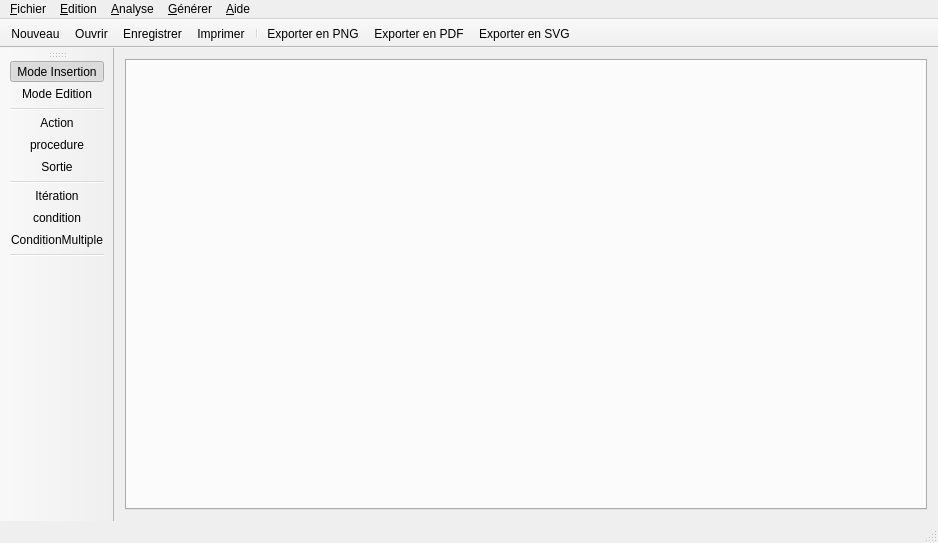
<?xml version="1.0" encoding="UTF-8"?>
<ui version="4.0">
 <class>MainWindow</class>
 <widget class="QMainWindow" name="MainWindow">
  <property name="geometry">
   <rect>
    <x>0</x>
    <y>0</y>
    <width>938</width>
    <height>543</height>
   </rect>
  </property>
  <property name="sizePolicy">
   <sizepolicy hsizetype="Maximum" vsizetype="Maximum">
    <horstretch>0</horstretch>
    <verstretch>0</verstretch>
   </sizepolicy>
  </property>
  <property name="windowTitle">
   <string notr="true">Tabula Rasa</string>
  </property>
  <property name="windowIcon">
   <iconset resource="../Ressources/ressources.qrc">
    <normaloff>:/Icones/icone_Application.png</normaloff>:/Icones/icone_Application.png</iconset>
  </property>
  <widget class="QWidget" name="centralWidget">
   <property name="sizePolicy">
    <sizepolicy hsizetype="Expanding" vsizetype="Expanding">
     <horstretch>0</horstretch>
     <verstretch>0</verstretch>
    </sizepolicy>
   </property>
   <layout class="QHBoxLayout" name="horizontalLayout">
    <item>
     <widget class="QTabWidget" name="tabWidget">
      <property name="currentIndex">
       <number>-1</number>
      </property>
      <property name="tabsClosable">
       <bool>true</bool>
      </property>
      <property name="movable">
       <bool>true</bool>
      </property>
     </widget>
    </item>
   </layout>
  </widget>
  <widget class="QMenuBar" name="menuBar">
   <property name="geometry">
    <rect>
     <x>0</x>
     <y>0</y>
     <width>938</width>
     <height>26</height>
    </rect>
   </property>
   <widget class="QMenu" name="menu_Fichier">
    <property name="title">
     <string>&amp;Fichier</string>
    </property>
    <addaction name="actionNouveau"/>
    <addaction name="actionOuvrir"/>
    <addaction name="actionEnregistrer"/>
    <addaction name="actionSauvegarder_sous"/>
    <addaction name="actionImprimer"/>
    <addaction name="separator"/>
    <addaction name="actionExporter_vers_une_image"/>
    <addaction name="actionExporter_en_PDF"/>
    <addaction name="actionExporter_SVG"/>
    <addaction name="separator"/>
    <addaction name="actionFermer_l_onglet"/>
    <addaction name="actionQuitter"/>
   </widget>
   <widget class="QMenu" name="menuEdition">
    <property name="title">
     <string>&amp;Edition</string>
    </property>
    <addaction name="actionTout_s_lectionner"/>
    <addaction name="separator"/>
    <addaction name="actionRenommer_l_algorithme"/>
    <addaction name="actionRedimensionner_l_Algorithme"/>
   </widget>
   <widget class="QMenu" name="menuG_n_rer">
    <property name="title">
     <string>&amp;Générer</string>
    </property>
    <addaction name="actionVers_Ada"/>
    <addaction name="actionVers_Java"/>
    <addaction name="actionVers_C_C"/>
   </widget>
   <widget class="QMenu" name="menuA_propos">
    <property name="title">
     <string>&amp;Aide</string>
    </property>
    <addaction name="actionManuel"/>
    <addaction name="separator"/>
    <addaction name="actionA_propos_de_Tabula_Rasa"/>
    <addaction name="actionA_propos_de_Qt"/>
   </widget>
   <widget class="QMenu" name="menuAnalyse">
    <property name="title">
     <string>&amp;Analyse</string>
    </property>
    <addaction name="actionV_rifier_les_cycles"/>
   </widget>
   <addaction name="menu_Fichier"/>
   <addaction name="menuEdition"/>
   <addaction name="menuAnalyse"/>
   <addaction name="menuG_n_rer"/>
   <addaction name="menuA_propos"/>
  </widget>
  <widget class="QStatusBar" name="statusBar"/>
  <widget class="QToolBar" name="toolBar">
   <property name="windowTitle">
    <string>toolBar</string>
   </property>
   <attribute name="toolBarArea">
    <enum>LeftToolBarArea</enum>
   </attribute>
   <attribute name="toolBarBreak">
    <bool>false</bool>
   </attribute>
   <addaction name="actionMode_Insertion"/>
   <addaction name="actionMode_Edition"/>
   <addaction name="separator"/>
   <addaction name="actionAction"/>
   <addaction name="actionProcedure"/>
   <addaction name="actionSortie"/>
   <addaction name="separator"/>
   <addaction name="actionIteration"/>
   <addaction name="actionCondition"/>
   <addaction name="actionConditionMultiple"/>
   <addaction name="separator"/>
  </widget>
  <widget class="QToolBar" name="toolBar_2">
   <property name="windowTitle">
    <string>toolBar_2</string>
   </property>
   <property name="movable">
    <bool>false</bool>
   </property>
   <attribute name="toolBarArea">
    <enum>TopToolBarArea</enum>
   </attribute>
   <attribute name="toolBarBreak">
    <bool>false</bool>
   </attribute>
   <addaction name="actionNouveau"/>
   <addaction name="actionOuvrir"/>
   <addaction name="actionEnregistrer"/>
   <addaction name="actionImprimer"/>
   <addaction name="separator"/>
   <addaction name="actionExporter_vers_une_image"/>
   <addaction name="actionExporter_en_PDF"/>
   <addaction name="actionExporter_SVG"/>
  </widget>
  <action name="actionMode_Insertion">
   <property name="checkable">
    <bool>true</bool>
   </property>
   <property name="checked">
    <bool>true</bool>
   </property>
   <property name="icon">
    <iconset resource="../Ressources/ressources.qrc">
     <normaloff>:/Icones/pointer.png</normaloff>:/Icones/pointer.png</iconset>
   </property>
   <property name="text">
    <string>Mode &amp;Insertion</string>
   </property>
   <property name="toolTip">
    <string>Permet de déplacer les éléments</string>
   </property>
  </action>
  <action name="actionMode_Edition">
   <property name="checkable">
    <bool>true</bool>
   </property>
   <property name="icon">
    <iconset resource="../Ressources/ressources.qrc">
     <normaloff>:/Icones/liaison.png</normaloff>:/Icones/liaison.png</iconset>
   </property>
   <property name="text">
    <string>Mode &amp;Edition</string>
   </property>
   <property name="toolTip">
    <string>Permet de créer une hiérarchie entre les éléments</string>
   </property>
  </action>
  <action name="actionIteration">
   <property name="checkable">
    <bool>true</bool>
   </property>
   <property name="icon">
    <iconset resource="../Ressources/ressources.qrc">
     <normaloff>:/Icones/vignette_boucle.png</normaloff>:/Icones/vignette_boucle.png</iconset>
   </property>
   <property name="text">
    <string>Itération</string>
   </property>
   <property name="toolTip">
    <string>Permet d'insérer une itération</string>
   </property>
  </action>
  <action name="actionCondition">
   <property name="checkable">
    <bool>true</bool>
   </property>
   <property name="icon">
    <iconset resource="../Ressources/ressources.qrc">
     <normaloff>:/Icones/vignette_condition.png</normaloff>:/Icones/vignette_condition.png</iconset>
   </property>
   <property name="text">
    <string>condition</string>
   </property>
   <property name="toolTip">
    <string>Permet d'insérer une condition</string>
   </property>
  </action>
  <action name="actionAction">
   <property name="checkable">
    <bool>true</bool>
   </property>
   <property name="icon">
    <iconset resource="../Ressources/ressources.qrc">
     <normaloff>:/Icones/vignette_action.png</normaloff>:/Icones/vignette_action.png</iconset>
   </property>
   <property name="text">
    <string>Action</string>
   </property>
   <property name="toolTip">
    <string>Permet d'insérer une action</string>
   </property>
  </action>
  <action name="actionProcedure">
   <property name="checkable">
    <bool>true</bool>
   </property>
   <property name="icon">
    <iconset resource="../Ressources/ressources.qrc">
     <normaloff>:/Icones/vignette_procedure.png</normaloff>:/Icones/vignette_procedure.png</iconset>
   </property>
   <property name="text">
    <string>procedure</string>
   </property>
   <property name="toolTip">
    <string>Permet d'insérer un appel de procedure</string>
   </property>
  </action>
  <action name="actionConditionMultiple">
   <property name="checkable">
    <bool>true</bool>
   </property>
   <property name="icon">
    <iconset resource="../Ressources/ressources.qrc">
     <normaloff>:/Icones/vignette_conditionMultiple.png</normaloff>:/Icones/vignette_conditionMultiple.png</iconset>
   </property>
   <property name="text">
    <string>ConditionMultiple</string>
   </property>
   <property name="toolTip">
    <string>Permet d'insérer une condition multiple</string>
   </property>
  </action>
  <action name="actionSortie">
   <property name="checkable">
    <bool>true</bool>
   </property>
   <property name="icon">
    <iconset resource="../Ressources/ressources.qrc">
     <normaloff>:/Icones/vignette_sortie.png</normaloff>:/Icones/vignette_sortie.png</iconset>
   </property>
   <property name="text">
    <string>Sortie</string>
   </property>
   <property name="toolTip">
    <string>Permet d'insérer une action de sortie</string>
   </property>
  </action>
  <action name="actionNouveau">
   <property name="icon">
    <iconset resource="../Ressources/ressources.qrc">
     <normaloff>:/Icones/newFile.png</normaloff>:/Icones/newFile.png</iconset>
   </property>
   <property name="text">
    <string>Nouveau</string>
   </property>
   <property name="shortcut">
    <string>Ctrl+N</string>
   </property>
  </action>
  <action name="actionOuvrir">
   <property name="enabled">
    <bool>true</bool>
   </property>
   <property name="icon">
    <iconset resource="../Ressources/ressources.qrc">
     <normaloff>:/Icones/ouvrir.png</normaloff>:/Icones/ouvrir.png</iconset>
   </property>
   <property name="text">
    <string>Ouvrir</string>
   </property>
   <property name="shortcut">
    <string>Ctrl+O</string>
   </property>
  </action>
  <action name="actionEnregistrer">
   <property name="enabled">
    <bool>true</bool>
   </property>
   <property name="icon">
    <iconset resource="../Ressources/ressources.qrc">
     <normaloff>:/Icones/icone_sauvegarder.png</normaloff>:/Icones/icone_sauvegarder.png</iconset>
   </property>
   <property name="text">
    <string>Enregistrer</string>
   </property>
   <property name="shortcut">
    <string>Ctrl+S</string>
   </property>
  </action>
  <action name="actionExporter_vers_une_image">
   <property name="icon">
    <iconset resource="../Ressources/ressources.qrc">
     <normaloff>:/Icones/exporter_Image.png</normaloff>:/Icones/exporter_Image.png</iconset>
   </property>
   <property name="text">
    <string>Exporter en PNG</string>
   </property>
   <property name="toolTip">
    <string>Permet d'exporter vers le format de fichier PNG</string>
   </property>
   <property name="shortcut">
    <string>Ctrl+Alt+I</string>
   </property>
  </action>
  <action name="actionFermer_l_onglet">
   <property name="icon">
    <iconset resource="../Ressources/ressources.qrc">
     <normaloff>:/Icones/fermer_Onglet.png</normaloff>:/Icones/fermer_Onglet.png</iconset>
   </property>
   <property name="text">
    <string>Fermer l'onglet</string>
   </property>
   <property name="shortcut">
    <string>Ctrl+W</string>
   </property>
  </action>
  <action name="actionQuitter">
   <property name="icon">
    <iconset resource="../Ressources/ressources.qrc">
     <normaloff>:/Icones/fermer_Application.png</normaloff>:/Icones/fermer_Application.png</iconset>
   </property>
   <property name="text">
    <string>Quitter</string>
   </property>
   <property name="shortcut">
    <string>Ctrl+Q</string>
   </property>
  </action>
  <action name="actionRedimensionner_l_Algorithme">
   <property name="icon">
    <iconset resource="../Ressources/ressources.qrc">
     <normaloff>:/Icones/icone_resize.png</normaloff>:/Icones/icone_resize.png</iconset>
   </property>
   <property name="text">
    <string>Redimensionner l'Algorithme</string>
   </property>
   <property name="shortcut">
    <string>Ctrl+Shift+R</string>
   </property>
  </action>
  <action name="actionV_rifier_les_cycles">
   <property name="enabled">
    <bool>false</bool>
   </property>
   <property name="text">
    <string>Rechercher Incohérences</string>
   </property>
  </action>
  <action name="actionVers_Ada">
   <property name="enabled">
    <bool>false</bool>
   </property>
   <property name="icon">
    <iconset resource="../Ressources/ressources.qrc">
     <normaloff>:/Icones/ada.jpg</normaloff>:/Icones/ada.jpg</iconset>
   </property>
   <property name="text">
    <string>Vers Ada</string>
   </property>
  </action>
  <action name="actionVers_Java">
   <property name="enabled">
    <bool>false</bool>
   </property>
   <property name="icon">
    <iconset resource="../Ressources/ressources.qrc">
     <normaloff>:/Icones/java.png</normaloff>:/Icones/java.png</iconset>
   </property>
   <property name="text">
    <string>Vers Java</string>
   </property>
  </action>
  <action name="actionVers_C_C">
   <property name="enabled">
    <bool>false</bool>
   </property>
   <property name="icon">
    <iconset resource="../Ressources/ressources.qrc">
     <normaloff>:/Icones/c.png</normaloff>:/Icones/c.png</iconset>
   </property>
   <property name="text">
    <string>Vers C/C++</string>
   </property>
  </action>
  <action name="actionA_propos_de_Tabula_Rasa">
   <property name="icon">
    <iconset resource="../Ressources/ressources.qrc">
     <normaloff>:/Icones/icone_Application.png</normaloff>:/Icones/icone_Application.png</iconset>
   </property>
   <property name="text">
    <string>A propos de Tabula Rasa</string>
   </property>
  </action>
  <action name="actionA_propos_de_Qt">
   <property name="icon">
    <iconset resource="../Ressources/ressources.qrc">
     <normaloff>:/Icones/qt.png</normaloff>:/Icones/qt.png</iconset>
   </property>
   <property name="text">
    <string>A propos de Qt</string>
   </property>
  </action>
  <action name="actionManuel">
   <property name="enabled">
    <bool>false</bool>
   </property>
   <property name="text">
    <string>Manuel</string>
   </property>
   <property name="shortcut">
    <string>F1</string>
   </property>
  </action>
  <action name="actionRenommer_l_algorithme">
   <property name="icon">
    <iconset resource="../Ressources/ressources.qrc">
     <normaloff>:/Icones/icone_rename.png</normaloff>:/Icones/icone_rename.png</iconset>
   </property>
   <property name="text">
    <string>Renommer l'algorithme</string>
   </property>
   <property name="shortcut">
    <string>Ctrl+R</string>
   </property>
  </action>
  <action name="actionImprimer">
   <property name="icon">
    <iconset resource="../Ressources/ressources.qrc">
     <normaloff>:/Icones/icone_imprimante.png</normaloff>:/Icones/icone_imprimante.png</iconset>
   </property>
   <property name="text">
    <string>Imprimer</string>
   </property>
   <property name="toolTip">
    <string>Imprimer l'algorithme</string>
   </property>
   <property name="shortcut">
    <string>Ctrl+P</string>
   </property>
  </action>
  <action name="actionTout_s_lectionner">
   <property name="text">
    <string>Tout sélectionner</string>
   </property>
   <property name="shortcut">
    <string>Ctrl+A</string>
   </property>
  </action>
  <action name="actionExporter_SVG">
   <property name="icon">
    <iconset resource="../Ressources/ressources.qrc">
     <normaloff>:/Icones/export_svg.png</normaloff>:/Icones/export_svg.png</iconset>
   </property>
   <property name="text">
    <string>Exporter en SVG</string>
   </property>
   <property name="toolTip">
    <string>Permet d'exporter vers le format de fichier SVG</string>
   </property>
   <property name="shortcut">
    <string>Ctrl+Alt+S</string>
   </property>
  </action>
  <action name="actionExporter_en_PDF">
   <property name="icon">
    <iconset resource="../Ressources/ressources.qrc">
     <normaloff>:/Icones/export_pdf.png</normaloff>:/Icones/export_pdf.png</iconset>
   </property>
   <property name="text">
    <string>Exporter en PDF</string>
   </property>
   <property name="toolTip">
    <string>Permet d'exporter vers le format de fichier pdf</string>
   </property>
   <property name="shortcut">
    <string>Ctrl+Alt+P</string>
   </property>
  </action>
  <action name="actionSauvegarder_sous">
   <property name="icon">
    <iconset resource="../Ressources/ressources.qrc">
     <normaloff>:/Icones/icone_sauvegarder.png</normaloff>:/Icones/icone_sauvegarder.png</iconset>
   </property>
   <property name="text">
    <string>Enregistrer sous</string>
   </property>
   <property name="toolTip">
    <string>Sauvegarder l'agorithme vers un nouveau fichier</string>
   </property>
   <property name="shortcut">
    <string>Ctrl+Shift+S</string>
   </property>
  </action>
 </widget>
 <layoutdefault spacing="6" margin="11"/>
 <resources>
  <include location="../Ressources/ressources.qrc"/>
 </resources>
 <connections/>
</ui>
